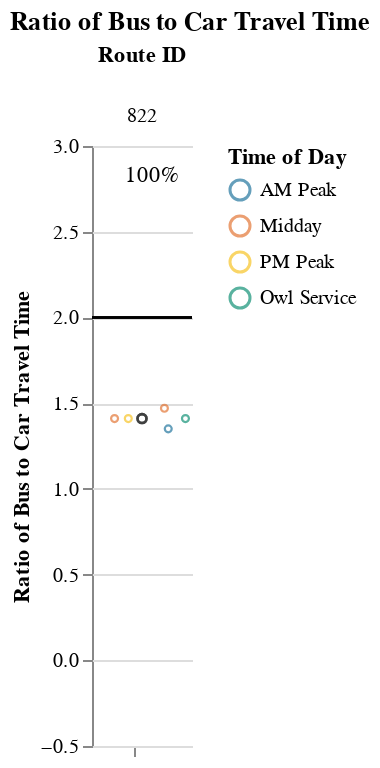
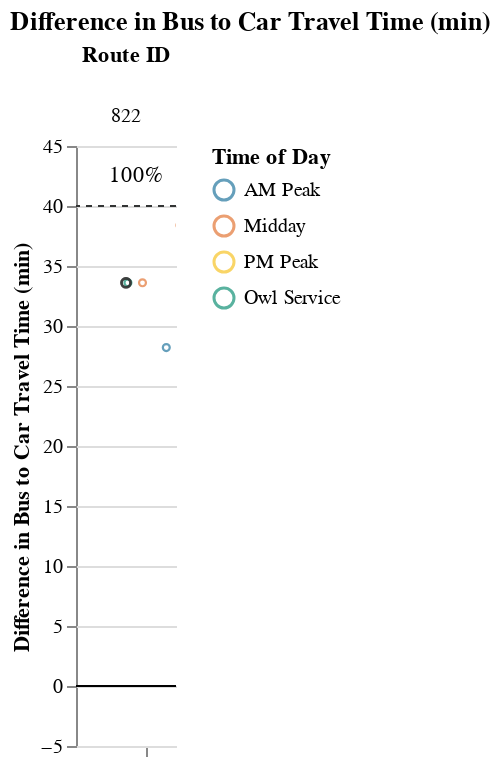

The notebook cell saved with these charts, in order:
### Markdown cell above
### Long Routes (> 1.5 hrs)

### Code cell
route_group = "long"
try:
    display_charts_for_route_group(df, route_group)
except:
    print("No routes meet this criteria.")

### Figure 1 — Vega-Lite specification as saved in the notebook (floating-point values rounded to 4 significant figures)
{"config": {"view": {"continuousWidth": 400, "continuousHeight": 300, "stroke": null}, "facet": {"spacing": 0}}, "data": {"name": "data-300260e50b3cef944ea649694d215dae"}, "facet": {"column": {"field": "route_id", "sort": ["822"], "title": "Route ID", "type": "nominal"}}, "spec": {"layer": [{"mark": "rule", "encoding": {"color": {"value": "black"}, "y": {"field": "cutoff", "type": "quantitative"}}, "selection": {"selector003": {"type": "interval", "bind": "scales", "encodings": ["x", "y"]}}}, {"mark": {"type": "point", "opacity": 0.65, "size": 12, "strokeWidth": 1.1}, "encoding": {"color": {"field": "time_of_day", "scale": {"range": ["#136C97", "#E16B26", "#F6BF16", "#00896B", "#7790A3", "#5B559C"]}, "sort": ["AM Peak", "Midday", "PM Peak", "Owl Service"], "title": "Time of Day", "type": "nominal"}, "tooltip": [{"field": "route_id", "type": "nominal"}, {"field": "route_name", "type": "nominal"}, {"field": "trip_id", "type": "nominal"}, {"field": "service_hours", "type": "quantitative"}, {"field": "car_duration_hours", "type": "quantitative"}, {"field": "bus_multiplier", "type": "quantitative"}, {"field": "bus_difference", "type": "quantitative"}, {"field": "num_trips", "type": "quantitative"}, {"field": "num_competitive", "type": "quantitative"}, {"field": "pct_trips_competitive", "type": "quantitative"}, {"field": "p25", "type": "quantitative"}, {"field": "p50", "type": "quantitative"}, {"field": "p75", "type": "quantitative"}], "x": {"axis": {"grid": false, "labels": false, "ticks": true, "values": [0]}, "field": "jitter", "scale": {}, "title": null, "type": "quantitative"}, "y": {"field": "bus_multiplier", "scale": {"domain": [-0.25, 3.0]}, "title": "Ratio of Bus to Car Travel Time", "type": "quantitative"}}, "transform": [{"calculate": "sqrt(-2*log(random()))*cos(2*PI*random())", "as": "jitter"}], "width": 50}, {"layer": [{"mark": {"type": "point", "opacity": 0.6, "size": 20, "strokeWidth": 1.3}, "encoding": {"color": {"value": "#323434"}, "y": {"field": "bus_multiplier", "type": "quantitative"}}, "transform": [{"filter": "(datum.p50_trip === 1)"}]}, {"mark": {"type": "text", "align": "center", "baseline": "middle"}, "encoding": {"color": {"value": "black"}, "text": {"field": "pct_trips_competitive", "format": ".0%", "type": "quantitative"}, "tooltip": [{"field": "route_id", "type": "nominal"}, {"field": "route_name", "type": "nominal"}, {"field": "trip_id", "type": "nominal"}, {"field": "service_hours", "type": "quantitative"}, {"field": "car_duration_hours", "type": "quantitative"}, {"field": "bus_multiplier", "type": "quantitative"}, {"field": "bus_difference", "type": "quantitative"}, {"field": "num_trips", "type": "quantitative"}, {"field": "num_competitive", "type": "quantitative"}, {"field": "pct_trips_competitive", "type": "quantitative"}, {"field": "p25", "type": "quantitative"}, {"field": "p50", "type": "quantitative"}, {"field": "p75", "type": "quantitative"}], "x": {"value": 30}, "y": {"value": 15}}, "transform": [{"calculate": "sqrt(-2*log(random()))*cos(2*PI*random())", "as": "jitter"}, {"filter": "(datum.fastest_trip === 1)"}]}]}]}, "resolve": {"scale": {"y": "shared"}}, "title": "Ratio of Bus to Car Travel Time", "$schema": "https://vega.github.io/schema/vega-lite/v4.17.0.json", "datasets": {"data-300260e50b3cef944ea649694d215dae": [{"calitp_itp_id": 42, "trip_key": -3175372383375127757, "trip_id": "t_1194487_b_23002_tn_0", "shape_id": "p_179049", "route_id": "822", "service_hours": 1.83, "trip_first_departure_ts": 33300, "trip_last_arrival_ts": 39900, "departure_hour": 9, "time_of_day": "AM Peak", "p25": 1.92, "p50": 1.92, "p75": 1.92, "p50_trip": 0, "fastest_trip": 1, "car_duration_hours": 1.36, "competitive_route": 1, "bus_multiplier": 1.35, "bus_difference": 28.2, "num_trips": 5, "num_competitive": 5, "pct_trips_competitive": 1.0, "bus_difference_spread": 10.2, "route_group": "long", "max_trip_hrs": 2.0, "max_trip_route_group": 2.0, "below_cutoff": 5, "pct_below_cutoff": 1.0, "name": "Blue Lake Rancheria", "caltrans_district": "01 - Eureka", "drmt_organization_name": null, "route_name": "The Southern Humboldt Route Is A Deviated/Fixed Route Operated By Redwood Transit And Runs Monday Through Friday Between Eureka And Benbow Serving The Communities Of Garberville, Redway, Redwood, Phillipsville, South Fork, Myers Flat, Weott, Rio Dell, Fortuna, Eureka. La Ruta Southern Humboldt Es Una Ruta Desviada / Fija Operada Por Redwood Transit Y Se Extiende De Lunes A Viernes Entre Eureka Y Benbow Y Sirve A Las Comunidades De Garberville, Redway, Redwood, Phillipsville, South Fork, Myers Flat, Weott, Rio Dell, Fortuna, Eureka.", "cutoff2": 40, "cutoff": 2}, {"calitp_itp_id": 42, "trip_key": -802452632623895397, "trip_id": "t_1194480_b_23002_tn_0", "shape_id": "p_179043", "route_id": "822", "service_hours": 1.92, "trip_first_departure_ts": 62400, "trip_last_arrival_ts": 69300, "departure_hour": 17, "time_of_day": "PM Peak", "p25": 1.92, "p50": 1.92, "p75": 1.92, "p50_trip": 1, "fastest_trip": 0, "car_duration_hours": 1.36, "competitive_route": 1, "bus_multiplier": 1.41, "bus_difference": 33.6, "num_trips": 5, "num_competitive": 5, "pct_trips_competitive": 1.0, "bus_difference_spread": 10.2, "route_group": "long", "max_trip_hrs": 2.0, "max_trip_route_group": 2.0, "below_cutoff": 5, "pct_below_cutoff": 1.0, "name": "Blue Lake Rancheria", "caltrans_district": "01 - Eureka", "drmt_organization_name": null, "route_name": "The Southern Humboldt Route Is A Deviated/Fixed Route Operated By Redwood Transit And Runs Monday Through Friday Between Eureka And Benbow Serving The Communities Of Garberville, Redway, Redwood, Phillipsville, South Fork, Myers Flat, Weott, Rio Dell, Fortuna, Eureka. La Ruta Southern Humboldt Es Una Ruta Desviada / Fija Operada Por Redwood Transit Y Se Extiende De Lunes A Viernes Entre Eureka Y Benbow Y Sirve A Las Comunidades De Garberville, Redway, Redwood, Phillipsville, South Fork, Myers Flat, Weott, Rio Dell, Fortuna, Eureka.", "cutoff2": 40, "cutoff": 2}, {"calitp_itp_id": 42, "trip_key": 7242940967973078295, "trip_id": "t_1194478_b_23002_tn_0", "shape_id": "p_179043", "route_id": "822", "service_hours": 1.92, "trip_first_departure_ts": 24360, "trip_last_arrival_ts": 31260, "departure_hour": 6, "time_of_day": "Owl Service", "p25": 1.92, "p50": 1.92, "p75": 1.92, "p50_trip": 1, "fastest_trip": 0, "car_duration_hours": 1.36, "competitive_route": 1, "bus_multiplier": 1.41, "bus_difference": 33.6, "num_trips": 5, "num_competitive": 5, "pct_trips_competitive": 1.0, "bus_difference_spread": 10.2, "route_group": "long", "max_trip_hrs": 2.0, "max_trip_route_group": 2.0, "below_cutoff": 5, "pct_below_cutoff": 1.0, "name": "Blue Lake Rancheria", "caltrans_district": "01 - Eureka", "drmt_organization_name": null, "route_name": "The Southern Humboldt Route Is A Deviated/Fixed Route Operated By Redwood Transit And Runs Monday Through Friday Between Eureka And Benbow Serving The Communities Of Garberville, Redway, Redwood, Phillipsville, South Fork, Myers Flat, Weott, Rio Dell, Fortuna, Eureka. La Ruta Southern Humboldt Es Una Ruta Desviada / Fija Operada Por Redwood Transit Y Se Extiende De Lunes A Viernes Entre Eureka Y Benbow Y Sirve A Las Comunidades De Garberville, Redway, Redwood, Phillipsville, South Fork, Myers Flat, Weott, Rio Dell, Fortuna, Eureka.", "cutoff2": 40, "cutoff": 2}, {"calitp_itp_id": 42, "trip_key": -5381631097348447121, "trip_id": "t_1194477_b_23002_tn_0", "shape_id": "p_179043", "route_id": "822", "service_hours": 1.92, "trip_first_departure_ts": 40800, "trip_last_arrival_ts": 47700, "departure_hour": 11, "time_of_day": "Midday", "p25": 1.92, "p50": 1.92, "p75": 1.92, "p50_trip": 1, "fastest_trip": 0, "car_duration_hours": 1.36, "competitive_route": 1, "bus_multiplier": 1.41, "bus_difference": 33.6, "num_trips": 5, "num_competitive": 5, "pct_trips_competitive": 1.0, "bus_difference_spread": 10.2, "route_group": "long", "max_trip_hrs": 2.0, "max_trip_route_group": 2.0, "below_cutoff": 5, "pct_below_cutoff": 1.0, "name": "Blue Lake Rancheria", "caltrans_district": "01 - Eureka", "drmt_organization_name": null, "route_name": "The Southern Humboldt Route Is A Deviated/Fixed Route Operated By Redwood Transit And Runs Monday Through Friday Between Eureka And Benbow Serving The Communities Of Garberville, Redway, Redwood, Phillipsville, South Fork, Myers Flat, Weott, Rio Dell, Fortuna, Eureka. La Ruta Southern Humboldt Es Una Ruta Desviada / Fija Operada Por Redwood Transit Y Se Extiende De Lunes A Viernes Entre Eureka Y Benbow Y Sirve A Las Comunidades De Garberville, Redway, Redwood, Phillipsville, South Fork, Myers Flat, Weott, Rio Dell, Fortuna, Eureka.", "cutoff2": 40, "cutoff": 2}, {"calitp_itp_id": 42, "trip_key": 1678998890025832350, "trip_id": "t_1194483_b_23002_tn_0", "shape_id": "p_179044", "route_id": "822", "service_hours": 2.0, "trip_first_departure_ts": 54300, "trip_last_arrival_ts": 61500, "departure_hour": 15, "time_of_day": "Midday", "p25": 1.92, "p50": 1.92, "p75": 1.92, "p50_trip": 0, "fastest_trip": 0, "car_duration_hours": 1.36, "competitive_route": 1, "bus_multiplier": 1.47, "bus_difference": 38.4, "num_trips": 5, "num_competitive": 5, "pct_trips_competitive": 1.0, "bus_difference_spread": 10.2, "route_group": "long", "max_trip_hrs": 2.0, "max_trip_route_group": 2.0, "below_cutoff": 5, "pct_below_cutoff": 1.0, "name": "Blue Lake Rancheria", "caltrans_district": "01 - Eureka", "drmt_organization_name": null, "route_name": "The Southern Humboldt Route Is A Deviated/Fixed Route Operated By Redwood Transit And Runs Monday Through Friday Between Eureka And Benbow Serving The Communities Of Garberville, Redway, Redwood, Phillipsville, South Fork, Myers Flat, Weott, Rio Dell, Fortuna, Eureka. La Ruta Southern Humboldt Es Una Ruta Desviada / Fija Operada Por Redwood Transit Y Se Extiende De Lunes A Viernes Entre Eureka Y Benbow Y Sirve A Las Comunidades De Garberville, Redway, Redwood, Phillipsville, South Fork, Myers Flat, Weott, Rio Dell, Fortuna, Eureka.", "cutoff2": 40, "cutoff": 2}]}}

### Figure 2 — Vega-Lite specification as saved in the notebook (floating-point values rounded to 4 significant figures)
{"config": {"view": {"continuousWidth": 400, "continuousHeight": 300, "stroke": null}, "facet": {"spacing": 0}}, "data": {"name": "data-bfa88ac8f9a31156e03a629ca2c0d7f3"}, "facet": {"column": {"field": "route_id", "sort": ["822"], "title": "Route ID", "type": "nominal"}}, "spec": {"layer": [{"mark": "rule", "encoding": {"color": {"value": "black"}, "y": {"field": "cutoff", "type": "quantitative"}}, "selection": {"selector004": {"type": "interval", "bind": "scales", "encodings": ["x", "y"]}}}, {"mark": {"type": "rule", "strokeDash": [3, 3]}, "encoding": {"color": {"value": "#323434"}, "y": {"field": "cutoff2", "type": "quantitative"}}}, {"mark": {"type": "point", "opacity": 0.65, "size": 12, "strokeWidth": 1.1}, "encoding": {"color": {"field": "time_of_day", "scale": {"range": ["#136C97", "#E16B26", "#F6BF16", "#00896B", "#7790A3", "#5B559C"]}, "sort": ["AM Peak", "Midday", "PM Peak", "Owl Service"], "title": "Time of Day", "type": "nominal"}, "tooltip": [{"field": "route_id", "type": "nominal"}, {"field": "route_name", "type": "nominal"}, {"field": "trip_id", "type": "nominal"}, {"field": "service_hours", "type": "quantitative"}, {"field": "car_duration_hours", "type": "quantitative"}, {"field": "bus_multiplier", "type": "quantitative"}, {"field": "bus_difference", "type": "quantitative"}, {"field": "num_trips", "type": "quantitative"}, {"field": "num_competitive", "type": "quantitative"}, {"field": "pct_trips_competitive", "type": "quantitative"}, {"field": "p25", "type": "quantitative"}, {"field": "p50", "type": "quantitative"}, {"field": "p75", "type": "quantitative"}], "x": {"axis": {"grid": false, "labels": false, "ticks": true, "values": [0]}, "field": "jitter", "scale": {}, "title": null, "type": "quantitative"}, "y": {"field": "bus_difference", "scale": {"domain": [-5, 45.0]}, "title": "Difference in Bus to Car Travel Time (min)", "type": "quantitative"}}, "transform": [{"calculate": "sqrt(-2*log(random()))*cos(2*PI*random())", "as": "jitter"}], "width": 50}, {"layer": [{"mark": {"type": "point", "opacity": 0.6, "size": 20, "strokeWidth": 1.3}, "encoding": {"color": {"value": "#323434"}, "y": {"field": "bus_difference", "type": "quantitative"}}, "transform": [{"filter": "(datum.p50_trip === 1)"}]}, {"mark": {"type": "text", "align": "center", "baseline": "middle"}, "encoding": {"color": {"value": "black"}, "text": {"field": "pct_trips_competitive", "format": ".0%", "type": "quantitative"}, "tooltip": [{"field": "route_id", "type": "nominal"}, {"field": "route_name", "type": "nominal"}, {"field": "trip_id", "type": "nominal"}, {"field": "service_hours", "type": "quantitative"}, {"field": "car_duration_hours", "type": "quantitative"}, {"field": "bus_multiplier", "type": "quantitative"}, {"field": "bus_difference", "type": "quantitative"}, {"field": "num_trips", "type": "quantitative"}, {"field": "num_competitive", "type": "quantitative"}, {"field": "pct_trips_competitive", "type": "quantitative"}, {"field": "p25", "type": "quantitative"}, {"field": "p50", "type": "quantitative"}, {"field": "p75", "type": "quantitative"}], "x": {"value": 30}, "y": {"value": 15}}, "transform": [{"calculate": "sqrt(-2*log(random()))*cos(2*PI*random())", "as": "jitter"}, {"filter": "(datum.fastest_trip === 1)"}]}]}]}, "resolve": {"scale": {"y": "shared"}}, "title": "Difference in Bus to Car Travel Time (min)", "$schema": "https://vega.github.io/schema/vega-lite/v4.17.0.json", "datasets": {"data-bfa88ac8f9a31156e03a629ca2c0d7f3": [{"calitp_itp_id": 42, "trip_key": -3175372383375127757, "trip_id": "t_1194487_b_23002_tn_0", "shape_id": "p_179049", "route_id": "822", "service_hours": 1.83, "trip_first_departure_ts": 33300, "trip_last_arrival_ts": 39900, "departure_hour": 9, "time_of_day": "AM Peak", "p25": 1.92, "p50": 1.92, "p75": 1.92, "p50_trip": 0, "fastest_trip": 1, "car_duration_hours": 1.36, "competitive_route": 1, "bus_multiplier": 1.35, "bus_difference": 28.2, "num_trips": 5, "num_competitive": 5, "pct_trips_competitive": 1.0, "bus_difference_spread": 10.2, "route_group": "long", "max_trip_hrs": 2.0, "max_trip_route_group": 2.0, "below_cutoff": 5, "pct_below_cutoff": 1.0, "name": "Blue Lake Rancheria", "caltrans_district": "01 - Eureka", "drmt_organization_name": null, "route_name": "The Southern Humboldt Route Is A Deviated/Fixed Route Operated By Redwood Transit And Runs Monday Through Friday Between Eureka And Benbow Serving The Communities Of Garberville, Redway, Redwood, Phillipsville, South Fork, Myers Flat, Weott, Rio Dell, Fortuna, Eureka. La Ruta Southern Humboldt Es Una Ruta Desviada / Fija Operada Por Redwood Transit Y Se Extiende De Lunes A Viernes Entre Eureka Y Benbow Y Sirve A Las Comunidades De Garberville, Redway, Redwood, Phillipsville, South Fork, Myers Flat, Weott, Rio Dell, Fortuna, Eureka.", "cutoff2": 40, "cutoff": 0}, {"calitp_itp_id": 42, "trip_key": -802452632623895397, "trip_id": "t_1194480_b_23002_tn_0", "shape_id": "p_179043", "route_id": "822", "service_hours": 1.92, "trip_first_departure_ts": 62400, "trip_last_arrival_ts": 69300, "departure_hour": 17, "time_of_day": "PM Peak", "p25": 1.92, "p50": 1.92, "p75": 1.92, "p50_trip": 1, "fastest_trip": 0, "car_duration_hours": 1.36, "competitive_route": 1, "bus_multiplier": 1.41, "bus_difference": 33.6, "num_trips": 5, "num_competitive": 5, "pct_trips_competitive": 1.0, "bus_difference_spread": 10.2, "route_group": "long", "max_trip_hrs": 2.0, "max_trip_route_group": 2.0, "below_cutoff": 5, "pct_below_cutoff": 1.0, "name": "Blue Lake Rancheria", "caltrans_district": "01 - Eureka", "drmt_organization_name": null, "route_name": "The Southern Humboldt Route Is A Deviated/Fixed Route Operated By Redwood Transit And Runs Monday Through Friday Between Eureka And Benbow Serving The Communities Of Garberville, Redway, Redwood, Phillipsville, South Fork, Myers Flat, Weott, Rio Dell, Fortuna, Eureka. La Ruta Southern Humboldt Es Una Ruta Desviada / Fija Operada Por Redwood Transit Y Se Extiende De Lunes A Viernes Entre Eureka Y Benbow Y Sirve A Las Comunidades De Garberville, Redway, Redwood, Phillipsville, South Fork, Myers Flat, Weott, Rio Dell, Fortuna, Eureka.", "cutoff2": 40, "cutoff": 0}, {"calitp_itp_id": 42, "trip_key": 7242940967973078295, "trip_id": "t_1194478_b_23002_tn_0", "shape_id": "p_179043", "route_id": "822", "service_hours": 1.92, "trip_first_departure_ts": 24360, "trip_last_arrival_ts": 31260, "departure_hour": 6, "time_of_day": "Owl Service", "p25": 1.92, "p50": 1.92, "p75": 1.92, "p50_trip": 1, "fastest_trip": 0, "car_duration_hours": 1.36, "competitive_route": 1, "bus_multiplier": 1.41, "bus_difference": 33.6, "num_trips": 5, "num_competitive": 5, "pct_trips_competitive": 1.0, "bus_difference_spread": 10.2, "route_group": "long", "max_trip_hrs": 2.0, "max_trip_route_group": 2.0, "below_cutoff": 5, "pct_below_cutoff": 1.0, "name": "Blue Lake Rancheria", "caltrans_district": "01 - Eureka", "drmt_organization_name": null, "route_name": "The Southern Humboldt Route Is A Deviated/Fixed Route Operated By Redwood Transit And Runs Monday Through Friday Between Eureka And Benbow Serving The Communities Of Garberville, Redway, Redwood, Phillipsville, South Fork, Myers Flat, Weott, Rio Dell, Fortuna, Eureka. La Ruta Southern Humboldt Es Una Ruta Desviada / Fija Operada Por Redwood Transit Y Se Extiende De Lunes A Viernes Entre Eureka Y Benbow Y Sirve A Las Comunidades De Garberville, Redway, Redwood, Phillipsville, South Fork, Myers Flat, Weott, Rio Dell, Fortuna, Eureka.", "cutoff2": 40, "cutoff": 0}, {"calitp_itp_id": 42, "trip_key": -5381631097348447121, "trip_id": "t_1194477_b_23002_tn_0", "shape_id": "p_179043", "route_id": "822", "service_hours": 1.92, "trip_first_departure_ts": 40800, "trip_last_arrival_ts": 47700, "departure_hour": 11, "time_of_day": "Midday", "p25": 1.92, "p50": 1.92, "p75": 1.92, "p50_trip": 1, "fastest_trip": 0, "car_duration_hours": 1.36, "competitive_route": 1, "bus_multiplier": 1.41, "bus_difference": 33.6, "num_trips": 5, "num_competitive": 5, "pct_trips_competitive": 1.0, "bus_difference_spread": 10.2, "route_group": "long", "max_trip_hrs": 2.0, "max_trip_route_group": 2.0, "below_cutoff": 5, "pct_below_cutoff": 1.0, "name": "Blue Lake Rancheria", "caltrans_district": "01 - Eureka", "drmt_organization_name": null, "route_name": "The Southern Humboldt Route Is A Deviated/Fixed Route Operated By Redwood Transit And Runs Monday Through Friday Between Eureka And Benbow Serving The Communities Of Garberville, Redway, Redwood, Phillipsville, South Fork, Myers Flat, Weott, Rio Dell, Fortuna, Eureka. La Ruta Southern Humboldt Es Una Ruta Desviada / Fija Operada Por Redwood Transit Y Se Extiende De Lunes A Viernes Entre Eureka Y Benbow Y Sirve A Las Comunidades De Garberville, Redway, Redwood, Phillipsville, South Fork, Myers Flat, Weott, Rio Dell, Fortuna, Eureka.", "cutoff2": 40, "cutoff": 0}, {"calitp_itp_id": 42, "trip_key": 1678998890025832350, "trip_id": "t_1194483_b_23002_tn_0", "shape_id": "p_179044", "route_id": "822", "service_hours": 2.0, "trip_first_departure_ts": 54300, "trip_last_arrival_ts": 61500, "departure_hour": 15, "time_of_day": "Midday", "p25": 1.92, "p50": 1.92, "p75": 1.92, "p50_trip": 0, "fastest_trip": 0, "car_duration_hours": 1.36, "competitive_route": 1, "bus_multiplier": 1.47, "bus_difference": 38.4, "num_trips": 5, "num_competitive": 5, "pct_trips_competitive": 1.0, "bus_difference_spread": 10.2, "route_group": "long", "max_trip_hrs": 2.0, "max_trip_route_group": 2.0, "below_cutoff": 5, "pct_below_cutoff": 1.0, "name": "Blue Lake Rancheria", "caltrans_district": "01 - Eureka", "drmt_organization_name": null, "route_name": "The Southern Humboldt Route Is A Deviated/Fixed Route Operated By Redwood Transit And Runs Monday Through Friday Between Eureka And Benbow Serving The Communities Of Garberville, Redway, Redwood, Phillipsville, South Fork, Myers Flat, Weott, Rio Dell, Fortuna, Eureka. La Ruta Southern Humboldt Es Una Ruta Desviada / Fija Operada Por Redwood Transit Y Se Extiende De Lunes A Viernes Entre Eureka Y Benbow Y Sirve A Las Comunidades De Garberville, Redway, Redwood, Phillipsville, South Fork, Myers Flat, Weott, Rio Dell, Fortuna, Eureka.", "cutoff2": 40, "cutoff": 0}]}}
